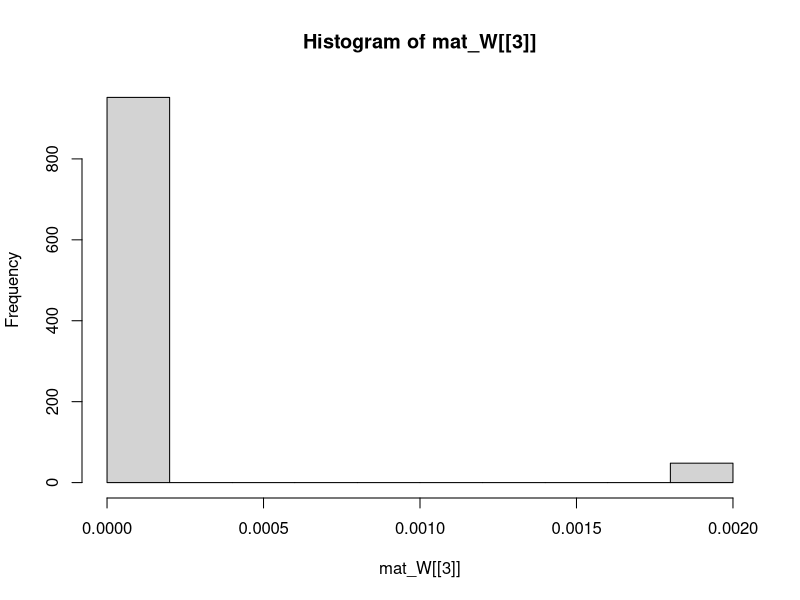
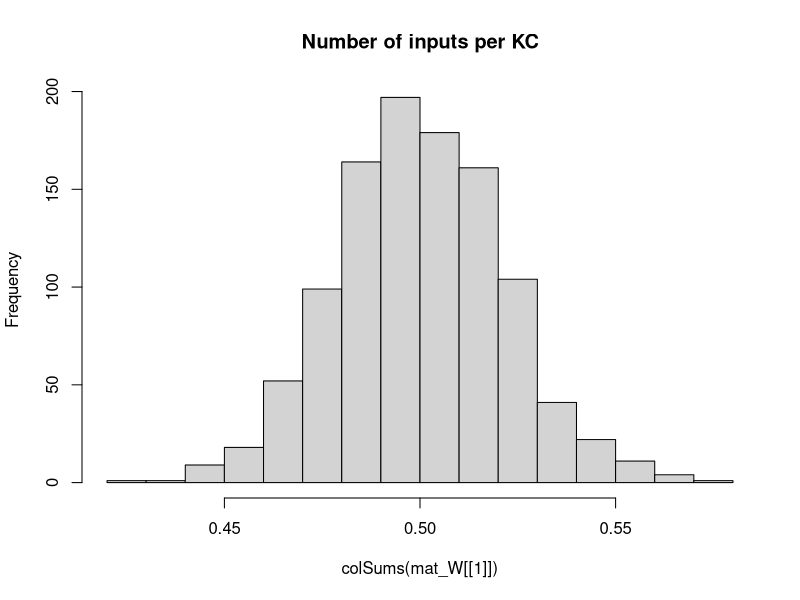

Recreate these plots in R, in order. (Note: this script raises an error after producing the figures.)
## Development Code for Willsaw NN image recognition of zfish larva
## KL 2021
## I will implement a MB random kernel NN as in my Ant Navigation paper 
## This Files Trains the weights of  2 Layer Net : Random Expansion Feature Layer (Random Kernel Trick) -> Perceptron Output neuron 
## The connections in L1 Random Sparse Net are data independent, while L2 wights are trained via +ve larva head template samples to filter patterns that look like larva
## The input images are labeled as Fish and non fish according to the folder they are placed.
# Output is saved as pgm images which are then loaded by tracker software so as to implemend the simple classifier net implemended here 

library("pixmap")
library("yaml")

## TODO GIGURE OUT INIT That Works

## Initialiaze the random Weight vector of an L1 (KC) neuron  
init_random_W <- function(m,p){
  # Draw random Number N of Sampled Inputs From Binomial
  n <- rbinom(1,length(m),p)
  ## Set N random synapses as inputs to KC
  idx <- sample(1:length(m),n)
  #m <- runif(NROW(m))/(1000000*NROW(m)) ##Weak Synapses
  ## Likely Stronger Subset
  m[idx] <- 1/length(m) #runif(n)/(10*length(m)) #1/NROW(m)
  #print(length(m))
  return (m)
}

## Sigmoid//logistic Transfer Function
N_transfer <- function(activation)
{
  return (1/(1+exp(-activation)))
}


## Derivative Sigmoid/logistic Transfer Function
N_transfer_D <- function(activation)
{
  return (N_transfer(activation)*(1-N_transfer(activation)) )
}

N_activation <- function(X,W,B)
{
  ## If more Than Half input units (based on Avg inputs) is active - then activate KC
  
  #  if ( sum(X) > KC_THRES )
  #    return (1)
  # else
  ## Bias is just another W attached to a fixed Input 1
  return (W%*%X + B)
}

## Copies A Smaller Matrix To the Middle of a larger one - (Pasting Image on larger canvas)
matrix_paste <- function(src,target)
{
  x_offset <- round((ncol(target)- ncol(src))/2 )
  y_offset <- round((nrow(target)- nrow(src))/2 )
  target[ (1+y_offset):(y_offset+nrow(src)),(1+x_offset):(x_offset+ncol(src))] <-src
  return(target)
}


sparse_binarize <- function(X,INPUT_SPARSENESS)
{
  ## Binarize Input Image / Set Sparsensess ##
  pxsparse = 1.0
  thres_bin = mean(X)
  max_iter = 100
  
  while (pxsparse > INPUT_SPARSENESS & max_iter > 0)
  {
    X_bin <-  as.numeric(X > thres_bin)
    pxsparse <- sum(as.numeric(X_bin[X_bin > 0]))/length(X_bin)
    thres_bin = thres_bin + 0.01;
    max_iter = max_iter + 1
  }
  
  
  ##message("Input Sparseness:",pxsparse)
  
  return(X_bin)
}




makeInputMatrix <- function(img_list,inmat_W)
{
  
  ## TRAIN /TEST ##
  img_list <- img_list[,1]
 
  
  
  ## Matrix Of  image Input Vectors  
  mat_X = matrix(0,nrow=ncol(inmat_W[[1]]),ncol=length(img_list) )
  fileidx <- 0
  for (in_img in img_list)
  {
    fileidx= fileidx + 1
    
    imgT <- read.pnm(as.character(in_img) )
    mat_img <- getChannels(imgT)
    X <- as.vector(mat_img)
    ### Add Fixed input 1 - To operate As Adjustable Bias for each input   
    ##X[length(X)] <- 1 # c(as.vector(mat_img),1)
    
    ##message(in_img," Input Dim:", dim(mat_img)[1],"x",dim(mat_img)[2],"=",dim(mat_img)[2]*dim(mat_img)[1])
    
    if (length(X) > n_top_px)
    {
      warning("input sample too big - skipping")
      next
    }
    
    ## If Loaded image is Smaller than INput - Then Resize (paste into) larger Matrix to fit
    if (length(X) < n_top_px)
    {
      ##message("input sample Smaller than Canvas - pasting")
      mat_t <- matrix(0,nrow=img_dim[1],ncol=img_dim[2])
      mat_img <- matrix_paste(mat_img,mat_t)
      ##message("Converted  Dim:", dim(mat_img)[1],"x",dim(mat_img)[2],"=",dim(mat_img)[2]*dim(mat_img)[1])
    }
    
    ##mypic = new("pixmapGrey", size=dim(mat_img),grey = mat_img);plot(mypic)
    ## Convert to Col Vector
    X <- sparse_binarize(as.vector(mat_img),INPUT_SPARSENESS)
    
    
    dim(X) <- c(length(X),1) ## Make into Col Vector
    
    if (length(X) > n_top_px)
    {
      warning(in_img,"Image Too large. Skipping")
      next
    }
    
    stopifnot(length(mat_X[,fileidx]) ==length(X) ) 
    mat_X[,fileidx] <- X # Save In Vector to MAtrix
    
  }## Load All Input Vectors Into Matrix X
  
  return(mat_X)
} ##Make INput List



### EXPORT MAtrix to YAML for !!opencv-matrix##
matrixToYamlForOpenCV <- function(mat)
{
  ##!!opencv-matrix
  strHeader <- "!!opencv-matrix\n rows: %d\n cols: %d\n dt: f\n data:["
  ## Matrix Will Be saved Transposed Because Data serial Reading Order is by row in OpenCV while Here Serialization is By Column
  strHeader <- sprintf(strHeader,nrow(mat),ncol(mat))
  strData = ""
  lineWidth = 100#min(100,length(mat))
  
  ## COMMENTED OUT AS SUDDENLY as.yaml started adding new Lines in data automatically - The following routine does this manually
  # ##Long Strings Need to be broken by New Lines otherwise OPENCV FIle Storage FAils
  # if (length(mat) > lineWidth){
  #   fcon<- tempfile("matrixYaml")
  #   
  #   ## Need to export To TEMP file as string Concat Is too SLOW
  #   for (i in seq(1,length(mat),lineWidth) ){
  #     write(mat[i:min(i+lineWidth-1,length(mat)-1)], file = fcon,ncolumns = 100, append = TRUE, sep = ", ")
  #     ##cat(",",file = fcon, append = TRUE,fill=FALSE)
  #     #strData = paste0(strData, toString(mat[i:min(i+lineWidth,length(mat))],"\n",width=0))
  #   }
  #   ## Join  All Lines Back INto One String - With Newlines and Commas and Intendation
  #   #strData = noquote()
  #   strData = noquote(paste0(
  #                     readLines(con = fcon, n = -1L, ok = TRUE, warn = TRUE, skipNul = FALSE, encoding = "UTF-8"),
  #                            collapse=",\n         ")) ##
  #   #class(strData) <- "verbatim"
  # }else
    
  ## Need to TransposeBecause Data serial Reading Order is by row in OpenCV while Here Serialization is By Column
  strData = toString(t(mat))
  
  
  strRet=  noquote(paste0(strHeader,strData,"]")) 
  
  
  ##Character vectors that have a class of ‘verbatim’ will not be quoted in the output YAML 
  class(strRet) <- "verbatim"
  ##class(strRet) <- "verbatim"
  #write(strRet,file = fcon)  
  return(noquote(strRet) )
}




## Process 2 Layer Network - Return Last Node Output produced for each input image
## Note : Input Layer Is Simplified - No activation function needed or Bias - Input image intentities are taken as activations
## Target_output is vector of desired output for each output Neuron these I chose to be L2_1=1 (Fish) L2_2=1 (Non Fish)
net_proc_images_batch <- function(mat_X,inmat_W,inmat_B,mat_Y,learningRate = 0.0)  
{
  
  L_X     <- list() ## Output Of Layer k
  L_A     <- list() ## Activation of  Layer k
  L_delta <- list()  ## Delta is the "cost attributable to (the value of) that node". 
  L2_out <- list()
  
  fileidx <- 0
  outError = 0 #'Mean Sq Error Of File Batch'

  
  
    ##Input Layer Is Simplified - No activation function needed or Bias - Input image intentities are taken as activations
    ## Due to R hell with numbers ecoming Factors I need to do this tricl
    
    ##Target_output <- mat_Y[fileidx,] 
     
    ## Forward Propagation ##
   ##  matrix of output Col vectors correspond to output
    for (l in 1:(N_Layers+1) )
    {
      if (l == 1) ## 1st Layer is INput 
      {
        ##Activation 
        L_A[[1]] <- mat_X
        L_X[[1]] <- mat_X##N_transfer(X-0.5)
        
      }else
      {
        L_A[[l]] <- N_activation(L_X[[l-1]], inmat_W[[l-1]], inmat_B[[l-1]] )
        L_X[[l]] <- N_transfer( L_A[[l]])
      }
    }
    MSQError =  sum(((mat_Y) - L_X[[N_Layers+1]] )^2)/ ncol(mat_X)

    ## Note Indexes L_X and mat/biases are off by one because LX_1 is considerened an input layer, while neural layer is l=2
    ## Back Propagation ##
    for (l in (N_Layers):1 )
    {
      ##On Output Layer
      if (l == (N_Layers))
      {
        ## Element Wise Product (hadamart Product)
        L_delta[[l]] <- ( N_transfer_D( L_X[[l+1]] )   * (L_X[[l+1]] - mat_Y)) ##*N_transfer_D(L_X[[l]])
      }else{
        #L_delta[[l]] <- L_delta[[l+1]] %*% t(mat_W[[l]])*N_transfer_D(L_X[[l]])
        L_delta[[l]] <-   t(t(L_delta[[l+1]]) %*%(inmat_W[[l+1]])*t(N_transfer_D( L_X[[l+1]] )))    ## %*% t(N_transfer_D(L_X[[l-1]]) )
      }
      
      dE <- (L_delta[[l]])%*%t(L_A[[l]])  
      dW <- learningRate*dE 
      ##Add average change over batch samples
      inmat_W[[l]] <- inmat_W[[l]] -  dW ##length(img_list)
      ## Error Non-Conform
      #inmat_B[[l]] <- inmat_B[[l]] - learningRate*(L_delta[[l]])  
    }
    
    #hist(Layer_Bias[[1]])
    #if (fileidx %% 10 == 0)
    #  hist(inmat_W[[1]], main="After")
    
    
    ## Forward Propagation ## 
    # L1 <- N_transfer(N_activation(mat_X, inmat_W[[1]],inmat_B[[1]]  ) ) ## v_Layer_Bias[i] matrix(rep(,nrow(mat_X)),nrow=nrow(mat_X) )  
    # ## L2 matrix of output Col vectors correspond 
    # L2 <-  N_transfer(N_activation(L1,inmat_W[[2]] ,  inmat_B[[2]] )  )  
    # 
    # MSQError =  sum(((mat_Y) - L2 )^2)/ ncol(mat_X)
    # 
    ## Forward Propagation ##
    ##  matrix of output Col vectors correspond to output
    for (l in 1:(N_Layers+1) )
    {
      if (l == 1) ## 1st Layer is INput 
      {
        ##Activation 
        L_A[[1]] <- mat_X
        L_X[[1]] <- mat_X##N_transfer(X-0.5)
        
      }else
      {
        L_A[[l]] <- N_activation(L_X[[l-1]], inmat_W[[l-1]], inmat_B[[l-1]] )
        L_X[[l]] <- N_transfer( L_A[[l]])
      }
    }
    MSQError =  sum(((mat_Y) - L_X[[N_Layers+1]] )^2)/ ncol(mat_X)
    
    
    #message(fileidx,". MSQERR:",MSQError,"  ", L2_out[[fileidx]]$L2_F, "-", L2_out[[fileidx]]$L2_NF, " ERR: ", L2_out[[fileidx]]$Err ," ",in_img)
    message(fileidx,". MSQERR:",MSQError,"  ")
    
    
    ##message("Recognition Output for Img ",in_img," is F:",L_X[[3]][1]," non-F:",L_X[[3]][2]," Active KC:",L2_out[[fileidx]]$KC_active/N_KC )
    #dim(X) = img_dim##dim(mat_img)
    
    
    #image(X_bin)
    #title(main = paste(in_img,strRes," R:",L2_Neurons_out[1]-L2_Neurons_out[2]), font.main = 4)
  
  
  lout <- list(X=mat_X,
               W=inmat_W,
               B=inmat_B,
               output= L_A[[N_Layers+1]],
               Target=mat_Y,
               #out=data.frame( do.call(rbind,L2_out ) ),
               MSQError=MSQError )
  
  #MSQError =  sum(((mat_Y) - L2)^2)/nrow(mat_X)
  
  return(lout  )
}



img_dim <- c(38,28)
N_Layers <- 3

n_top_px <- img_dim[2]*img_dim[1]
N_KC = n_top_px*10 ## Number of Kenyon Cells (Input layer High Dim Coding)
N_SYN_per_KC <- n_top_px/20 ## Number of pic Features each KC neuron Codes for
#KC_THRES <- N_SYN_per_KC*0.25 ## Number of INput that need to be active for KC to fire/Activate
v_Layer_N <- c(n_top_px, N_KC,500, 2)
Layer_Bias <- list() ## Number of INput that need to be active for Neuron to fire/Activate
INPUT_SPARSENESS = 0.50

mat_W <<- list() # List Of Weight Matrices
## Make Sparse Random Synaptic Weight matrix Selecting Inputs for each KC
for (k in 1:N_Layers)
{
  mat_W[[k]] <- matrix(0,ncol=v_Layer_N[k],nrow=v_Layer_N[k+1])
  ## Init Random
  mat_W[[k]] <- t(apply(mat_W[[k]],1,init_random_W,N_SYN_per_KC/n_top_px)) ##
  Layer_Bias[[k]] <- matrix(1,ncol=1,nrow=v_Layer_N[k+1] )  #rep(1,) ## Initialiaze Neural Biases
}

hist(mat_W[[3]])
hist(colSums(mat_W[[1]]),main="Number of inputs per KC")

##Layer 2 (Output Perceptron)
#L2_Neurons <<- 2

## Apply Input Image ##
## list training files 
setwd("/home/kostasl/workspace/zebrafishtrack/Rplots")
sPathTrainingSamples="../img/trainset/fish"
sPathTrainingNonSamples="../img/trainset/nonfish/"
sPathTestingSamplesFish="../img/fish/"
sPathTestingSamplesNonFish="../img/nonfish/"

img_list_train_fish =  cbind(files=list.files(path=sPathTrainingSamples,pattern="*pgm",full.names = T),F=1,NF=0) 
img_list_test_fish = cbind(files=list.files(path=sPathTestingSamplesFish,pattern="*pgm",full.names = T),F=1,NF=0)
img_list_train_nonfish =   cbind(files=list.files(path=sPathTrainingNonSamples,pattern="*pgm",full.names = T),F=0,NF=1)
img_list_test_nonfish =  cbind(files=list.files(path=sPathTestingSamplesNonFish,pattern="*pgm",full.names = T),F=0,NF=1)

img_list_all <- rbind.data.frame(img_list_train_fish,img_list_test_fish,img_list_train_nonfish,img_list_test_nonfish,stringsAsFactors = FALSE)

#img_list_test=  list.files(path=sPathTestingSamples,pattern="*pgm",full.names = T) Samples ##


img_list_all <- rbind.data.frame(img_list_train_fish,img_list_test_fish,img_list_test_nonfish[1:NROW(img_list_test_fish),],stringsAsFactors = FALSE)

batchSize = 5 # Number of Training IMages for Each Leanring Episode (which will define error graident )
Nbatches = 1
trainingN = 5 ##Training Cycles For Each Batch

## TODO : Move this in Funct - Use One MAtrix For Net -Matrix Of Biases
mat_B <- list()
mat_B[[1]] <- matrix(Layer_Bias[[1]],ncol=(batchSize),nrow=length(Layer_Bias[[1]]))
mat_B[[2]] <- matrix(Layer_Bias[[2]],ncol=(batchSize),nrow=length(Layer_Bias[[2]]) )
mat_B[[3]] <- matrix(Layer_Bias[[3]],ncol=(batchSize),nrow=length(Layer_Bias[[3]]) )


lFitError <- list()
dfitRecord <- data.frame()

vTrainingError <- vector()
## Subset INput LIst Into Batches
rIdx = 1
for (b in 1:Nbatches)
{
  ##Make Matrix -For All net inputs
  img_list_suffled <- img_list_all[sample(1:nrow(img_list_all)),]
  ##Select Subset Batch
  img_list_suffled <- head(img_list_suffled,batchSize)
  
  mat_X <- makeInputMatrix(img_list_suffled,mat_W)
  
  label_list <-cbind.data.frame(F=(img_list_suffled[,2]),NF=(img_list_suffled[,3]) )##Target output/labels
  mat_Y <- t(apply(as.matrix(label_list),2,strtoi))  
  
 
  
  for (i in 1:trainingN)
  {  
    
    dLearningRate    <- 0.0001
    
    # TRAIN On Fish 
    dnetout <- net_proc_images_batch(mat_X,mat_W,mat_B,mat_Y,dLearningRate )
    mat_W   <<-dnetout$W
    mat_B <<- dnetout$B

        
    vTrainingError[rIdx] = dnetout$MSQError  #plot(unlist(dnetout$out$MSERR),main=paste(i,"Mean SQ Err"))
    rIdx = rIdx +1
    
    plot(vTrainingError) #ylim=c(0,1)xlim=c(0,trainingN*Nbatches)
    
  }## Repeated Training On Batch 

} ## Different Batch Suffles  

plot(vTrainingError) #ylim=c(0,1)


### Calcl Final Performance 

##Select Subset Batch
img_list_suffled <- img_list_all[sample(1:nrow(img_list_all)),]
mat_X <- makeInputMatrix(img_list_suffled,mat_W)
label_list <-cbind.data.frame(F=(img_list_suffled[,2]),NF=(img_list_suffled[,3]) )##Target output/labels
mat_Y <- t(apply(as.matrix(label_list),2,strtoi))

## TODO : Move this in Funct - Use One MAtrix For Net -Matrix Of Biases
mat_B <- list()
mat_B[[1]] <- matrix(Layer_Bias[[1]],ncol=ncol(mat_X),nrow=length(Layer_Bias[[1]]))
mat_B[[2]] <- matrix(Layer_Bias[[2]],ncol=ncol(mat_X),nrow=length(Layer_Bias[[2]]) )


dLearningRate    <- 0.0
# TRAIN On Fish 
dnetout <- net_proc_images_batch(mat_X,mat_W,mat_B,mat_Y,dLearningRate )
message("Final MSQERR:",dnetout$MSQError)

  
hist(dnetout$Target - dnetout$output)

hist(dnetout$W[[1]],main="After")




## FOR EXAPORT TO YAML

fishNet <- list(LW1=dnetout$W[[1]],
                LW2=dnetout$W[[2]],
                LB1=dnetout$B[[1]],
                LB2=dnetout$B[[2]] 
)

#attr(fishNet$LW1, "tag") <- "!!opencv-matrix" ##Adding tags Also Change The Header to Verbatim, which does not work in OPENCV
attr(fishNet$LW2, "tag") <- "!!opencv-matrix"
attr(fishNet$LB1, "tag") <- "!!opencv-matrix"
attr(fishNet$LB2, "tag") <- "!!opencv-matrix"



#fishNet <- list(LW1=Layer_Bias[[2]]
#)
## EXPORT TO YAML FOR OPENCV - Custom/hacked exporter routine specific to OPENCV
#  filename <- "fishNet.yml"
#  con <- file(filename, "w")
#  message("Exporting to YAML-Wait for it , this may take a while...")
#  write("%YAML:1.0",con) ##Header Is necessary For OPENCV 
  ## Indentation Needs to be 3
#  str_yaml<- noquote(as.yaml(fishNet, handlers=list(matrix=matrixToYamlForOpenCV), line.sep="\n",indent=3,unicode=F))
  #  CLEAN UP String FRom Escape Chars
  ## the Var Type tag !!opencv-matrix needs to be on same line as vairable Name - For OpenCV file store - FIX
#  str_yaml <- gsub("\n  !!opencv-matrix","!!opencv-matrix",str_yaml,fixed = T)
#  str_yaml <- gsub("\\n","\n",str_yaml,fixed = T)## Remove Escaped NewLines
#  str_yaml <- gsub("\"","",str_yaml,fixed = T)#Remove Quates

#  write(noquote(str_yaml),con,append=TRUE) ##Header Is necessary For OPENCV 
#  close(con)




############## 


## Process 2 Layer Network - Return Last Node Output produced for each input image
## Note : Input Layer Is Simplified - No activation function needed or Bias - Input image intentities are taken as activations
## Target_output is vector of desired output for each output Neuron these I chose to be L2_1=1 (Fish) L2_2=1 (Non Fish)
net_proc_images <- function(input_list,inmat_W,inLayer_Bias,learningRate = 0.0)  
{
  
  L_X     <- list() ## Output Of Layer k
  L_A     <- list() ## Activation of  Layer k
  L_delta <- list()  ## Delta is the "cost attributable to (the value of) that node". 
  L2_out <- list()
  
  Target_output = c(1,0)  
  fileidx <- 0
  outError = 0 #'Mean Sq Error Of File Batch'
  ## TRAIN /TEST ##
  img_list <- input_list[,1]
  label_list <-cbind.data.frame(F=(input_list[,2]),NF=(input_list[,3]) )##Target output/labels
  
  ## Matrix Of  image Input Vectors  
  mat_X = matrix(0,nrow=ncol(inmat_W[[1]]),ncol=length(img_list) )
  
  for (in_img in img_list)
  {
    fileidx= fileidx + 1
    
    imgT <- read.pnm(as.character(in_img) )
    mat_img <- getChannels(imgT)
    X <- as.vector(mat_img)
    ### Add Fixed input 1 - To operate As Adjustable Bias for each input   
    ##X[length(X)] <- 1 # c(as.vector(mat_img),1)
    
    ##message(in_img," Input Dim:", dim(mat_img)[1],"x",dim(mat_img)[2],"=",dim(mat_img)[2]*dim(mat_img)[1])
    
    if (length(X) > n_top_px)
    {
      warning("input sample too big - skipping")
      next
    }
    
    ## If Loaded image is Smaller than INput - Then Resize (paste into) larger Matrix to fit
    if (length(X) < n_top_px)
    {
      ##message("input sample Smaller than Canvas - pasting")
      mat_t <- matrix(0,nrow=img_dim[1],ncol=img_dim[2])
      mat_img <- matrix_paste(mat_img,mat_t)
      ##message("Converted  Dim:", dim(mat_img)[1],"x",dim(mat_img)[2],"=",dim(mat_img)[2]*dim(mat_img)[1])
    }
    
    ##mypic = new("pixmapGrey", size=dim(mat_img),grey = mat_img);plot(mypic)
    ## Convert to Col Vector
    X <- sparse_binarize(as.vector(mat_img),INPUT_SPARSENESS)
    
    
    dim(X) <- c(length(X),1) ## Make into Col Vector
    
    if (length(X) > n_top_px)
    {
      warning(in_img,"Image Too large. Skipping")
      next
    }
    
    stopifnot(length(mat_X[,fileidx]) ==length(X) ) 
    mat_X[,fileidx] <- X # Save In Vector to MAtrix
    
    
    ##Input Layer Is Simplified - No activation function needed or Bias - Input image intentities are taken as activations
    ##Activation 
    L_A[[1]] <- X
    L_X[[1]] <- X##N_transfer(X-0.5)
    ## Due to R hell with numbers ecoming Factors I need to do this tricl
    mat_Y <- apply(as.matrix(label_list),2,strtoi)
    
    Target_output <-mat_Y[fileidx,] 
    ### 
    
    ## Forward Propagation ## 
    for (i in 2:(N_Layers+1) )
    {
      L_A[[i]] <- N_activation(L_X[[i-1]], inmat_W[[i-1]], inLayer_Bias[[i-1]]) ## v_Layer_Bias[i]  
      L_X[[i]] <- N_transfer(L_A[[i]])
    }
    
    outError = outError + sum( ( Target_output - L_X[[i]] ) )
    
    #hist(mat_W[[l-1]],main="before")
    ## Note Indexes L_X and mat/biases are off by one because LX_1 is considerened an input layer, while neural layer is l=2
    ## Back Propagation ##
    for (l in (N_Layers):1 )
    {
      ##On Output Layer
      if (l == (N_Layers))
      {
        ## Element Wise Product (hadamart Product)
        L_delta[[l]] <- ((N_transfer_D(L_X[[l+1]])) * (L_X[[l+1]] - Target_output)) ##*N_transfer_D(L_X[[l]])
      }else{
        #L_delta[[l]] <- L_delta[[l+1]] %*% t(mat_W[[l]])*N_transfer_D(L_X[[l]])
        L_delta[[l]] <-   t(t(L_delta[[l+1]]) %*%(inmat_W[[l+1]])*t(N_transfer_D( L_X[[l+1]] )))    ## %*% t(N_transfer_D(L_X[[l-1]]) )
        
      }
      
      dE <- (L_delta[[l]])%*%t(L_A[[l]])  
      dW <- learningRate*dE 
      ##Add average change over batch samples
      inmat_W[[l]] <- inmat_W[[l]] -  dW ##length(img_list)
      inLayer_Bias[[l]] <- inLayer_Bias[[l]] - learningRate*(L_delta[[l]])  
    }
    
    #hist(Layer_Bias[[1]])
    if (fileidx %% 10 == 0)
      hist(inmat_W[[1]], main="After")
    
    #hist( KC_out_act[1,])
    ## Calc Layer 1 output based on Activation Threshold Funciton for Units
    #KC_output <- apply(KC_out_act, 2, N_transfer)
    #dim(KC_output) <-c(1,length(KC_output)) ## Make into Row Vector
    
    ## Learn Positive Samples - Simple Perceptron Learning Rule - Over an augmented input X which is projected To High dim via sparse random matrix in L1##
    ## Take Active L1 outputs And Set L2 Input synapses of Output Neuron to High
    # Continuous output /
    #L2_Neurons_out <<- (as.numeric(( KC_output %*%  W_L2)/N_KC))
    # Weight Gradient -
    #DW <- t(KC_output)%*% (Target_output - L2_Neurons_out)/2
    #W_L2 <<-  W_L2 + learningRate*DW ## Update Weight Vector 
    
    
    ##W_L2[W_L2 < 1] <<- 1 ##Cap To Limit Values - Saturation Of Synapses
    ##W_L2[,outNeuronIdx][W_L2< -1] <<- -1
    
    #stopifnot(ncol(KC_output) == nrow(W_L2))
    ## Calc Output Neuron - Perceptron 
    ## FWD PROP CAlc MSQE - Fwd Propagate Entire Input Matrix 
    
    
    ## Forward Propagation ## 
    L1 <- N_transfer(N_activation(mat_X, inmat_W[[1]], matrix(inLayer_Bias[[1]],ncol=ncol(mat_X),nrow=length(inLayer_Bias[[1]])) ) ) ## v_Layer_Bias[i] matrix(rep(,nrow(mat_X)),nrow=nrow(mat_X) )  
    ## L2 matrix of output Col vectors correspond 
    L2 <-  N_transfer(N_activation(L1,inmat_W[[2]] , matrix(inLayer_Bias[[2]],ncol=ncol(mat_X),nrow=length(inLayer_Bias[[2]])) )  )  
    
    MSQError =  sum((t(mat_Y) - L2 )^2)/ ncol(mat_X)
    
    
    L2_out[[fileidx]] <- list(Err=0.5*sum((Target_output - L2[,fileidx])^2),
                              MSERR=MSQError,
                              L2_F=L2[1,fileidx],
                              L2_NF=L2[2,fileidx],
                              KC_active = sum(L1[fileidx,][L1[fileidx,]>0.5]),
                              KC_total = length(L1[fileidx,]),
                              # input_sparse= pxsparse,
                              file=in_img
    )
    
    
    
    message(fileidx,". MSQERR:",MSQError,"  ", L2_out[[fileidx]]$L2_F, "-", L2_out[[fileidx]]$L2_NF, " ERR: ", L2_out[[fileidx]]$Err ," ",in_img)
    
    ##message("Recognition Output for Img ",in_img," is F:",L_X[[3]][1]," non-F:",L_X[[3]][2]," Active KC:",L2_out[[fileidx]]$KC_active/N_KC )
    dim(X) = dim(mat_img)
    
    
    #image(X_bin)
    #title(main = paste(in_img,strRes," R:",L2_Neurons_out[1]-L2_Neurons_out[2]), font.main = 4)
  }
  
  lout <- list(X=mat_X,
               W=inmat_W,
               B=inLayer_Bias,
               out=data.frame( do.call(rbind,L2_out ) ))
  
  MSQError =  sum((t(mat_Y) - L2)^2)/nrow(mat_X)
  
  return(lout  )
}



#}

#       ##Test 
#   dnetout_tfish <- net_proc_images(img_list_test_fish,0.3, c(1,0))
#   #hist(unlist(dnetout_fish$L2_F),breaks=10,main="Class Fish Responses to F+ samples" )
#   ##L1 threshold set too high - patterns do not propagate
#   stopifnot(sum(unlist(dnetout_tfish$KC_active)) > 1)
#     
#   SqError_FisF <- sum((1 -unlist(dnetout_tfish$L2_F))^2)/nrow(dnetout_tfish)
#   SqError_FisNotNF <- sum((-1 -unlist(dnetout_tfish$L2_NF))^2)/nrow(dnetout_tfish)
#   
#   message("Sq. Error: F+:",SqError_FisF," F-:",SqError_FisNotNF)
#   
#   dnetout_tnotfish <- net_proc_images(img_list_test_nonfish,dLearningRate,c(0,1))
#   ##hist(unlist(dnetout_notfish$L2_NF),breaks=10,main="Class Not Fish Responses to F- samples" )
#   
#   SqError_NFisNotF <- sum((-1 -unlist(dnetout_tnotfish$L2_F))^2)/nrow(dnetout_tnotfish)
#   SqError_NFisNF <- sum((1 -unlist(dnetout_tnotfish$L2_NF))^2)/nrow(dnetout_tnotfish)
#   
#   #message("Sq. Error: F+:",SqError_NFisNotF," F-:",SqError_NFisNF)
# 
#   
#   SqClassError = sum(SqError_FisF,SqError_FisNotNF,SqError_NFisNotF,SqError_NFisNF)   
#   lFitError[[i]] = list(S_error=SqClassError,FishisFish=SqError_FisF,FishNotFish=SqError_FisNotNF,
#                         NotFishIsFish=SqError_NFisNotF,
#                         NotFishIsNotFish=SqError_NFisNF)
#   
#   dfitRecord <<- data.frame( do.call(rbind,lFitError ) )
#   plot(unlist(dfitRecord$S_error),xlim=c(1,100) ,xlab="Fit Error",ylim=c(0,2))
# 
# 
# ## Test Fish
# dnetout_testfish <- net_proc_images(img_list_test_fish,0,c(-1,1))
# ##hist(unlist(dnetout_notfish$L2_NF),breaks=10,main="Class Not Fish Responses to F- samples" )
# dnetout_testnonfish <- net_proc_images(img_list_test_nonfish,0,c(-1,1))
# 
# 
# SqError_NFisNotF <- sum((-1 -unlist(dnetout_testfish$L2_F))^2)/nrow(dnetout_testfish)
# SqError_NFisNF <- sum((1 -unlist(dnetout_testfish$L2_NF))^2)/nrow(dnetout_testfish)
# 
# 
# 
# 
# plot(unlist(dfitRecord$S_error),xlim=c(1,100) ,xlab="Fit Error",ylim=c(00,800))
# 
# plot(unlist(dfitRecord$FishisFish) )
# plot(unlist(dfitRecord$FishNotFish) )
# plot(unlist(dfitRecord$NotFishIsFish) )
# plot(unlist(dfitRecord$NotFishIsNotFish) )
# 
# 
# 
# ## Test Responses ## 
# dnetout_test <- net_proc_images(img_list_test,0.0,c(0,0))
# dnetout_test_nonfish <- net_proc_images(img_list_train_nonfish,0.0,c(-1,1))
# 
# 
# 
# colSums(W_L2)
# 
# l_out_n <- net_proc_images(img_list_train_nonfish,-dLearningRate/5,1)
# colSums(W_L2)
# 
# colSums(W_L2)
# 
# 
#  ## Save KC Matrix As Image (To Be loaded by Tracker)
#  ## Save Trained Weights As Image (To load by Tracker)
#  KC_sparse_pic <- pixmapGrey(mat_W[[1]], nrow=dim(mat_W[[1]])[1],ncol=dim(mat_W[[1]])[2])
#  plot(KC_sparse_pic)
#  write.pnm(KC_sparse_pic,file="L1_W_SparseNet.pgm")
# # 
# # ## Shift Values
#  L_W2 <- (mat_W[[2]])+1.0
#  L_W2 <- apply(L_W2,2,rev)
#  Lout_pic <- pixmapGrey(L_W2, nrow=dim(mat_W[[2]])[1],ncol=dim(mat_W[[2]])[2],cellres=1)
#  plot(Lout_pic)
#  write.pnm(Lout_pic,file="L2_W_SparseNet.pgm")
# 
#  Lout_pic <- pixmapGrey(Layer_Bias[[1]], nrow=dim(Layer_Bias[[1]])[1],ncol=dim(Layer_Bias[[1]])[2],cellres=1)
#  plot(Lout_pic)
#  write.pnm(Lout_pic,file="L1_B_SparseNet.pgm")
#  
#  
#  Lout_pic <- pixmapGrey(Layer_Bias[[2]],  nrow=dim(Layer_Bias[[2]])[1],ncol=dim(Layer_Bias[[2]])[2],cellres=1)
#  plot(Lout_pic)
#  write.pnm(Lout_pic,file="L2_B_SparseNet.pgm")
#  #
#  # 
# # 
# ## Load Matrix And Test
# imgT <- read.pnm(file="L1_W_SparseNet.pgm")
# mat_WL1 <- getChannels(imgT)
# 
# imgT <- read.pnm(file="L2_W_SparseNet.pgm")
# mat_WL2 <- getChannels(imgT)-1.0 ##Reverse Order

# 
# hist(W_L2)
# 
# cc <- getChannels(Lout_pic)
# plot(pic_outL)
